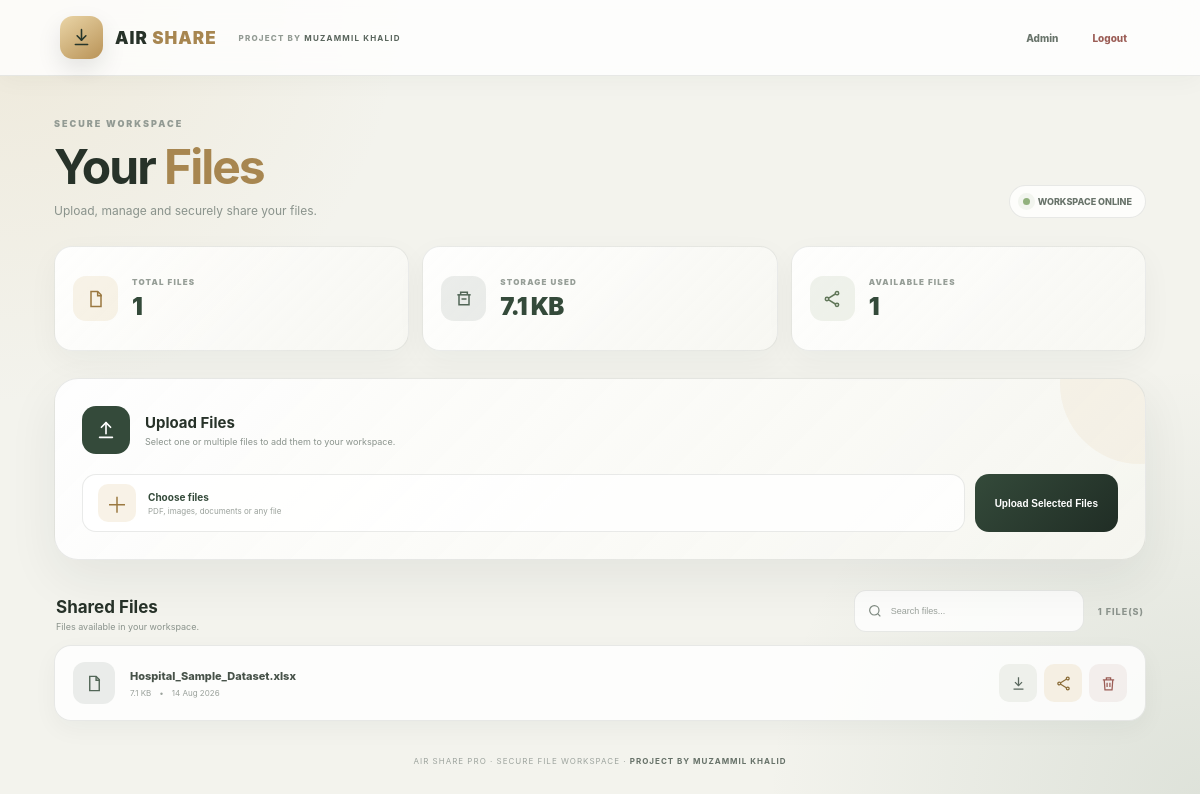
The page /dashboard (signed in) on the database its author committed.
### app.py (models this page shows)
class File(db.Model):
    id = db.Column(db.Integer, primary_key=True)
    original_name = db.Column(
        db.String(255),
        nullable=False
    )
    stored_name = db.Column(
        db.String(255),
        unique=True,
        nullable=False
    )
    size = db.Column(
        db.Integer,
        nullable=False
    )
    extension = db.Column(
        db.String(20)
    )
    uploaded_by = db.Column(
        db.String(80)
    )
    uploaded_at = db.Column(
        db.DateTime,
        default=datetime.utcnow
    )

### app.py (the view)
@app.route("/dashboard")
@login_required
def dashboard():
    user = current_user()
    search = request.args.get(
        "search",
        ""
    ).strip()
    if search:
        files = File.query.filter(
            File.original_name.ilike(
                f"%{search}%"
            )
        ).order_by(
            File.uploaded_at.desc()
        ).all()
    else:
        files = File.query.order_by(
            File.uploaded_at.desc()
        ).all()
    total_files = File.query.count()
    total_size = db.session.query(
        db.func.sum(File.size)
    ).scalar() or 0
    recent_activity = Activity.query.order_by(
        Activity.created_at.desc()
    ).limit(10).all()
    return render_template(
        "dashboard.html",
        user=user,
        files=files,
        total_files=total_files,
        total_size=total_size,
        recent_activity=recent_activity,
        search=search
    )

### app.py (called while the page is built)
def format_size(size):
    if size < 1024:
        return f"{size} B"
    if size < 1024 * 1024:
        return f"{size / 1024:.1f} KB"
    if size < 1024 * 1024 * 1024:
        return f"{size / (1024 * 1024):.1f} MB"
    return f"{size / (1024 * 1024 * 1024):.2f} GB"

@app.template_filter("filesize")
def filesize_filter(size):
    return format_size(size)

def current_user():
    user_id = session.get("user_id")
    if not user_id:
        return None
    return db.session.get(User, user_id)

def login_required(func):
    @wraps(func)
    def wrapper(*args, **kwargs):
        if not session.get("user_id"):
            flash("Please login first.", "warning")
            return redirect(url_for("login"))
        return func(*args, **kwargs)
    return wrapper

### templates/dashboard.html (shortened to what this page needs)
<!DOCTYPE html>
<html lang="en">
<head>
</head>
<body>
<nav class="navbar">
    <div class="brand">
        <div class="logo">
            <svg
                viewBox="0 0 24 24"
                fill="none"
                stroke="currentColor"
                stroke-width="1.8"
                stroke-linecap="round"
                stroke-linejoin="round"
            >
                <path d="M12 3v12"></path>
                <path d="m7 10 5 5 5-5"></path>
                <path d="M5 20h14"></path>
            </svg>
        </div>
        <div class="brand-name">
            AIR <span>SHARE</span>
        </div>
        <div class="creator">
            PROJECT BY
            <strong>MUZAMMIL KHALID</strong>
        </div>
    </div>
    <div class="nav-actions">
        {% if session.get("role") == "admin" %}
        <a
            href="{{ url_for('admin') }}"
            class="nav-btn"
        >
            Admin
        </a>
        {% endif %}
        <a
            href="{{ url_for('logout') }}"
            class="nav-btn logout"
        >
            Logout
        </a>
    </div>
</nav>
<main class="container">
    <section class="hero">
        <div>
            <div class="eyebrow">
                Secure Workspace
            </div>
            <h1>
                Your <span>Files</span>
            </h1>
            <p>
                Upload, manage and securely share your files.
            </p>
        </div>
        <div class="status">
            <span class="dot"></span>
            WORKSPACE ONLINE
        </div>
    </section>
    <div class="stats-grid">
        <div class="stat-card">
            <div class="stat-icon">
                <svg
                    viewBox="0 0 24 24"
                    fill="none"
                    stroke="currentColor"
                    stroke-width="1.8"
                >
                    <path d="M6 3h8l4 4v14H6z"></path>
                    <path d="M14 3v5h5"></path>
                </svg>
            </div>
            <div class="stat-content">
                <span class="stat-label">
                    TOTAL FILES
                </span>
                <strong>
                    {{ files|length }}
                </strong>
            </div>
        </div>
        <div class="stat-card">
            <div class="stat-icon storage-icon">
                <svg
                    viewBox="0 0 24 24"
                    fill="none"
                    stroke="currentColor"
                    stroke-width="1.8"
                >
                    <path d="M4 7h16"></path>
                    <path d="M6 7v12h12V7"></path>
                    <path d="M8 7V4h8v3"></path>
                    <path d="M9 12h6"></path>
                </svg>
            </div>
            <div class="stat-content">
                <span class="stat-label">
                    STORAGE USED
                </span>
                <strong id="storageUsed">
                </strong>
            </div>
        </div>
        <div class="stat-card">
            <div class="stat-icon share-icon">
                <svg
                    viewBox="0 0 24 24"
                    fill="none"
                    stroke="currentColor"
                    stroke-width="1.8"
                >
                    <circle
                        cx="18"
                        cy="5"
                        r="2"
                    ></circle>
                    <circle
                        cx="6"
                        cy="12"
                        r="2"
                    ></circle>
                    <circle
                        cx="18"
                        cy="19"
                        r="2"
                    ></circle>
                    <path d="m8 11 8-5"></path>
                    <path d="m8 13 8 5"></path>
                </svg>
            </div>
            <div class="stat-content">
                <span class="stat-label">
                    AVAILABLE FILES
                </span>
                <strong>
                    {{ files|length }}
                </strong>
            </div>
        </div>
    </div>
    <section class="upload-card">
        <div class="upload-top">
            <div class="upload-icon">
                <svg
                    viewBox="0 0 24 24"
                    fill="none"
                    stroke="currentColor"
                    stroke-width="1.8"
                    stroke-linecap="round"
                    stroke-linejoin="round"
                >
                    <path d="M12 16V4"></path>
                    <path d="m7 9 5-5 5 5"></path>
                    <path d="M5 20h14"></path>
                </svg>
            </div>
            <div class="upload-title">
                <h2>
                    Upload Files
                </h2>
                <p>
                    Select one or multiple files to add them to your workspace.
                </p>
            </div>
        </div>
        <form
            action="{{ url_for('upload') }}"
            method="POST"
            enctype="multipart/form-data"
        >
            <div class="upload-row">
                <label class="file-picker">
                    <span class="file-picker-icon">
                        ＋
                    </span>
                    <span class="file-picker-text">
                        <strong>
                            Choose files
                        </strong>
                        <small id="fileText">
                            PDF, images, documents or any file
                        </small>
                    </span>
                </label>
                <button
                    type="submit"
                    class="upload-btn"
                >
                    Upload Selected Files
                </button>
            </div>
        </form>
    </section>
    <div class="section-head">
        <div>
            <h2>
                Shared Files
            </h2>
            <p>
                Files available in your workspace.
            </p>
        </div>
        <div class="file-tools">
            <div class="search-box">
                <svg
                    viewBox="0 0 24 24"
                    fill="none"
                    stroke="currentColor"
                    stroke-width="1.8"
                >
                    <circle
                        cx="11"
                        cy="11"
                        r="7"
                    ></circle>
                    <path
                        d="m20 20-4-4"
                    ></path>
                </svg>
                <input
                    type="text"
                    id="fileSearch"
                    placeholder="Search files..."
                    oninput="searchFiles()"
                >
            </div>
            <div class="count">
                {{ files|length }} FILE(S)
            </div>
        </div>
    </div>
    {% if files %}
        <div class="files">
            {% for file in files %}
                <div class="file-card">
                    <div class="file-icon">
                        <svg
                            viewBox="0 0 24 24"
                            fill="none"
                            stroke="currentColor"
                            stroke-width="1.8"
                        >
                            <path
                                d="M6 3h8l4 4v14H6z"
                            ></path>
                            <path
                                d="M14 3v5h5"
                            ></path>
                        </svg>
                    </div>
                    <div class="file-info">
                        <div class="file-name">
                            {{ file.original_name }}
                        </div>
                        <div class="file-meta">
                            <span>
                                {{ file.size|filesize }}
                            </span>
                            <span>
                                •
                            </span>
                            <span>
                                {{ file.uploaded_at.strftime('%d %b %Y') }}
                            </span>
                        </div>
                    </div>
                    <div class="actions">
                        {% if user.can_download %}
                            <a
                                href="{{ url_for('download', file_id=file.id) }}"
                                class="action"
                                title="Download"
                            >
                                <svg
                                    viewBox="0 0 24 24"
                                    fill="none"
                                    stroke="currentColor"
                                    stroke-width="1.8"
                                >
                                    <path
                                        d="M12 3v12"
                                    ></path>
                                    <path
                                        d="m7 10 5 5 5-5"
                                    ></path>
                                    <path
                                        d="M5 20h14"
                                    ></path>
                                </svg>
                            </a>
                            <a
                                href="{{ url_for('share_file', file_id=file.id) }}"
                                class="action share-action"
                                title="Share File"
                            >
                                <svg
                                    viewBox="0 0 24 24"
                                    fill="none"
                                    stroke="currentColor"
                                    stroke-width="1.8"
                                >
                                    <circle
                                        cx="18"
                                        cy="5"
                                        r="2"
                                    ></circle>
                                    <circle
                                        cx="6"
                                        cy="12"
                                        r="2"
                                    ></circle>
                                    <circle
                                        cx="18"
                                        cy="19"
                                        r="2"
                                    ></circle>
                                    <path
                                        d="m8 11 8-5"
                                    ></path>
                                    <path
                                        d="m8 13 8 5"
                                    ></path>
                                </svg>
                            </a>
                        {% endif %}
                        {% if user.can_delete %}
                            <form
                                method="POST"
                                action="{{ url_for('delete_file', file_id=file.id) }}"
                                onsubmit="return confirm('Delete this file?');"
                            >
                                <button
                                    type="submit"
                                    class="action delete"
                                    title="Delete"
                                >
                                    <svg
                                        viewBox="0 0 24 24"
                                        fill="none"
                                        stroke="currentColor"
                                        stroke-width="1.8"
                                    >
                                        <path
                                            d="M4 7h16"
                                        ></path>
                                        <path
                                            d="M10 11v6"
                                        ></path>
                                        <path
                                            d="M14 11v6"
                                        ></path>
                                        <path
                                            d="M6 7l1 14h10l1-14"
                                        ></path>
                                        <path
                                            d="M9 7V4h6v3"
                                        ></path>
                                    </svg>
                                </button>
                            </form>
                        {% endif %}
                    </div>
                </div>
            {% endfor %}
        </div>
    {% endif %}
    <footer>
        AIR SHARE PRO · SECURE FILE WORKSPACE ·
        <strong>
            PROJECT BY MUZAMMIL KHALID
        </strong>
    </footer>
</main>
</body>
</html>

### rows shown on the page
File: original_name "Hospital_Sample_Dataset.xlsx", size|filesize "7.1 KB", uploaded_at "14 Aug 2026"

### other values the page prints
{{ files|length }} "1"
